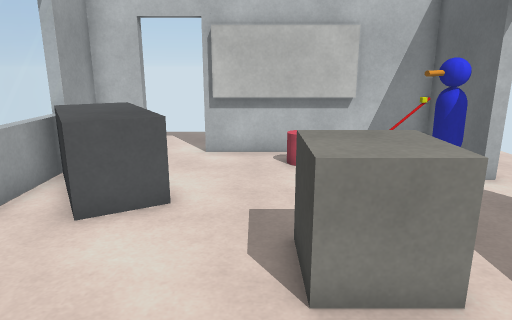
[1] (above)

12 first-person views from a walk through a 3-D level made in the Unity game engine. The camera is 1.5 m above the floor, tilts 14° down and sees 70° across. The floor is counted in squares, 0.5 m on a side. Each view is taken from the middle of a square. On the plan, view 1 faces up. The plan holds only what a view shows up to about 20 squares ahead; the rest is blank. The player character is not drawn. Door leaves are left out, so doorways stand open. Surface patterns are stand-ins for the level's own textures.

[2]
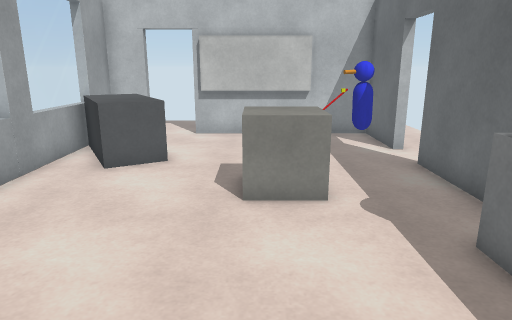

[3]
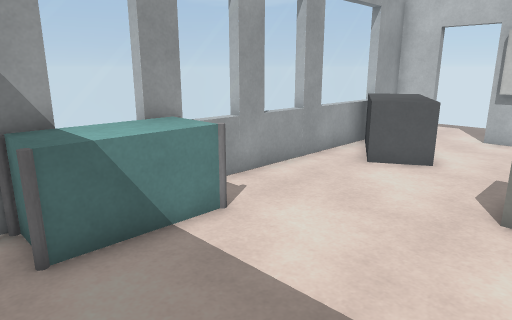

[4]
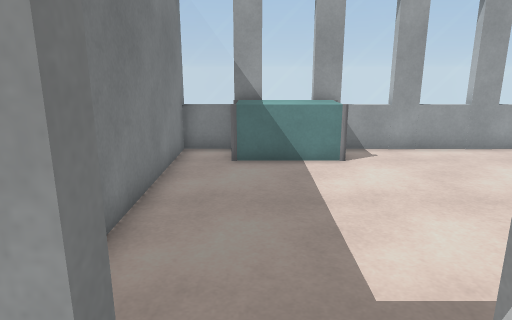

[5]
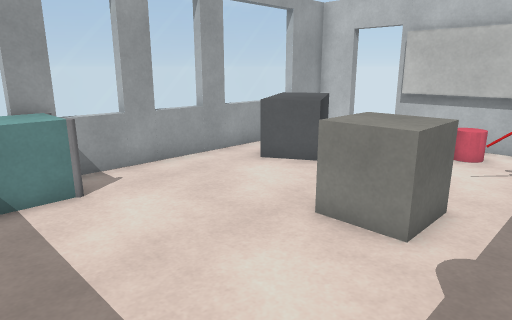

[6]
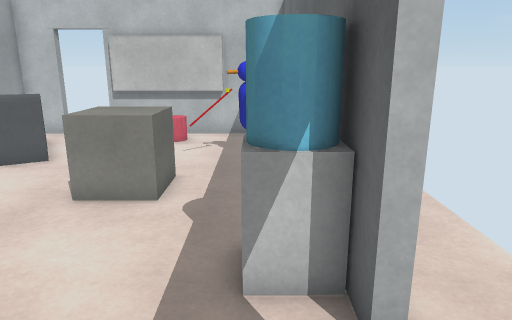

[7]
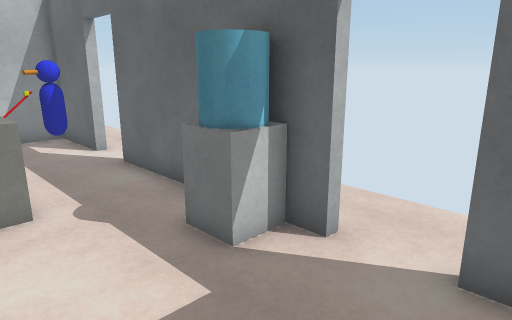

[8]
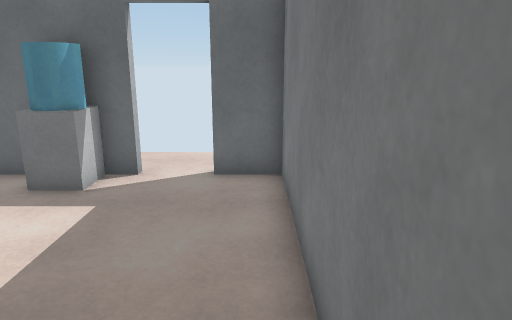

[9]
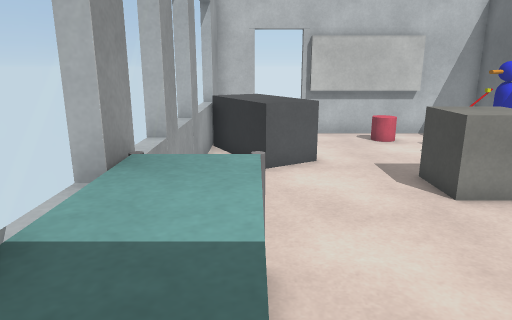

[10]
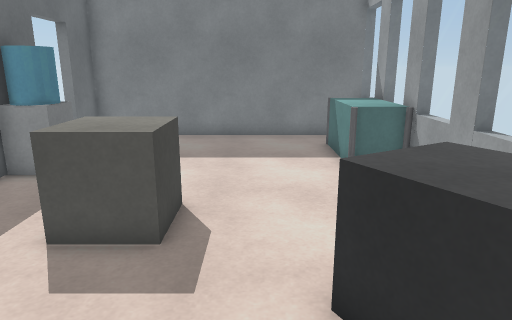

[11]
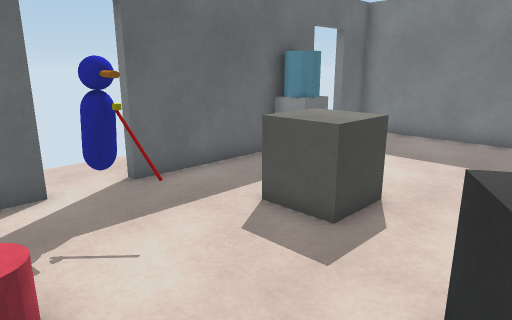

[12]
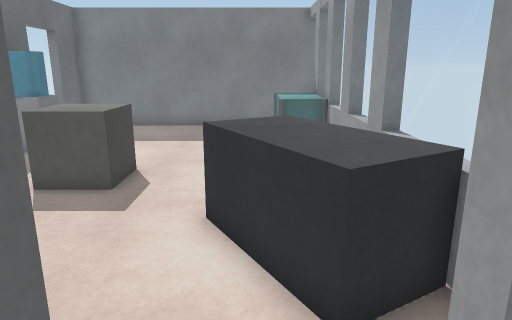

### Floor plan
Key: @ floor where view 1 was taken; # wall or solid block; . floor; D open door; = window, fence, low wall or low ledge; O other object.
Columns run from 6 left of view 1 to 8 right of it. Each row starts with its distance up from view 1.
 17   ...
 16   ...
 15   ...
 14  #DDD#
 13 ##DDD########
 12 # ..........#
 11 =OO.........#
 10 =OOO........##
  9 =OOOO....OOODD.
  8 =#OOO.......DD.
  7 #.OO........##.
  6 =......OOO..#
  5 =......OOO..#
  4 #......OOO..#
  3 =...........#
  2 =..........O#
  1 #OO........OO
  0 =OO...@....O##.
 -1 =OO.........DD.
 -2 #OO.........DD.
 -3 =OO.........##.
 -4 =...........#
 -5 #############

Where each view was taken, in squares from view 1:
view 1: 0 up, 0 right, facing up
view 2: 4 down, 1 right, facing up
view 3: 4 down, 2 right, facing up-left
view 4: 2 down, 8 right, facing left
view 5: 2 down, 5 right, facing up-left
view 6: 4 down, 5 right, facing up
view 7: 4 down, 1 right, facing up-right
view 8: 4 down, 4 left, facing right
view 9: 4 down, 4 left, facing up
view 10: 12 up, 1 left, facing down
view 11: 12 up, 3 left, facing down-right
view 12: 15 up, 3 left, facing down
